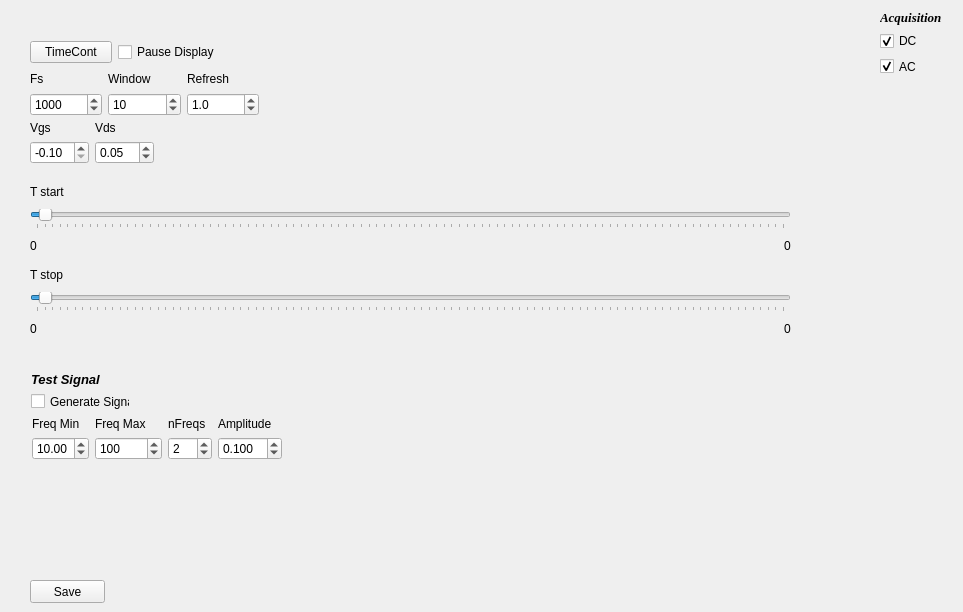
      <widget class="QWidget" name="tab_3">
       <attribute name="title">
        <string>TimePlot</string>
       </attribute>
       <widget class="QWidget" name="layoutWidget_5">
        <property name="geometry">
         <rect>
          <x>30</x>
          <y>180</y>
          <width>761</width>
          <height>160</height>
         </rect>
        </property>
        <layout class="QVBoxLayout" name="verticalLayout_43">
         <item>
          <layout class="QVBoxLayout" name="verticalLayout_40">
           <item>
            <widget class="QLabel" name="label_11">
             <property name="text">
              <string>T start</string>
             </property>
            </widget>
           </item>
           <item>
            <widget class="QSlider" name="SLTstart">
             <property name="value">
              <number>1</number>
             </property>
             <property name="tracking">
              <bool>false</bool>
             </property>
             <property name="orientation">
              <enum>Qt::Horizontal</enum>
             </property>
             <property name="tickPosition">
              <enum>QSlider::TicksBelow</enum>
             </property>
            </widget>
           </item>
           <item>
            <layout class="QHBoxLayout" name="horizontalLayout_9">
             <item>
              <widget class="QLabel" name="LblTstartMin">
               <property name="text">
                <string>0</string>
               </property>
              </widget>
             </item>
             <item>
              <spacer name="horizontalSpacer_4">
               <property name="orientation">
                <enum>Qt::Horizontal</enum>
               </property>
               <property name="sizeHint" stdset="0">
                <size>
                 <width>40</width>
                 <height>20</height>
                </size>
               </property>
              </spacer>
             </item>
             <item>
              <widget class="QLabel" name="LblTstartMax">
               <property name="text">
                <string>0</string>
               </property>
              </widget>
             </item>
            </layout>
           </item>
          </layout>
         </item>
         <item>
          <layout class="QVBoxLayout" name="verticalLayout_41">
           <item>
            <widget class="QLabel" name="label_12">
             <property name="text">
              <string>T stop</string>
             </property>
            </widget>
           </item>
           <item>
            <widget class="QSlider" name="SLTstop">
             <property name="value">
              <number>1</number>
             </property>
             <property name="tracking">
              <bool>false</bool>
             </property>
             <property name="orientation">
              <enum>Qt::Horizontal</enum>
             </property>
             <property name="tickPosition">
              <enum>QSlider::TicksBelow</enum>
             </property>
            </widget>
           </item>
           <item>
            <layout class="QHBoxLayout" name="horizontalLayout_10">
             <item>
              <widget class="QLabel" name="LblTstopMin">
               <property name="text">
                <string>0</string>
               </property>
              </widget>
             </item>
             <item>
              <spacer name="horizontalSpacer_3">
               <property name="orientation">
                <enum>Qt::Horizontal</enum>
               </property>
               <property name="sizeHint" stdset="0">
                <size>
                 <width>40</width>
                 <height>20</height>
                </size>
               </property>
              </spacer>
             </item>
             <item>
              <widget class="QLabel" name="LblStopMax">
               <property name="text">
                <string>0</string>
               </property>
              </widget>
             </item>
            </layout>
           </item>
          </layout>
         </item>
        </layout>
       </widget>
       <widget class="QWidget" name="layoutWidget_21">
        <property name="geometry">
         <rect>
          <x>30</x>
          <y>70</y>
          <width>229</width>
          <height>46</height>
         </rect>
        </property>
        <layout class="QHBoxLayout" name="horizontalLayout_27">
         <item>
          <layout class="QVBoxLayout" name="verticalLayout_78">
           <item>
            <widget class="QLabel" name="label_76">
             <property name="text">
              <string>Fs</string>
             </property>
            </widget>
           </item>
           <item>
            <widget class="QDoubleSpinBox" name="SpnFsTime">
             <property name="decimals">
              <number>0</number>
             </property>
             <property name="maximum">
              <double>200000.000000000000000</double>
             </property>
             <property name="singleStep">
              <double>100.000000000000000</double>
             </property>
             <property name="value">
              <double>1000.000000000000000</double>
             </property>
            </widget>
           </item>
          </layout>
         </item>
         <item>
          <layout class="QVBoxLayout" name="verticalLayout_79">
           <item>
            <widget class="QLabel" name="label_78">
             <property name="text">
              <string>Window</string>
             </property>
            </widget>
           </item>
           <item>
            <widget class="QSpinBox" name="SpnWindow">
             <property name="minimum">
              <number>1</number>
             </property>
             <property name="maximum">
              <number>100000</number>
             </property>
             <property name="value">
              <number>10</number>
             </property>
            </widget>
           </item>
          </layout>
         </item>
         <item>
          <layout class="QVBoxLayout" name="verticalLayout_80">
           <item>
            <widget class="QLabel" name="label_79">
             <property name="text">
              <string>Refresh</string>
             </property>
            </widget>
           </item>
           <item>
            <widget class="QDoubleSpinBox" name="SpnRefresh">
             <property name="decimals">
              <number>1</number>
             </property>
             <property name="minimum">
              <double>0.100000000000000</double>
             </property>
             <property name="maximum">
              <double>100.000000000000000</double>
             </property>
             <property name="value">
              <double>1.000000000000000</double>
             </property>
            </widget>
           </item>
          </layout>
         </item>
        </layout>
       </widget>
       <widget class="QWidget" name="layoutWidget_22">
        <property name="geometry">
         <rect>
          <x>30</x>
          <y>40</y>
          <width>190</width>
          <height>25</height>
         </rect>
        </property>
        <layout class="QHBoxLayout" name="horizontalLayout_28">
         <item>
          <widget class="QPushButton" name="ButCont">
           <property name="text">
            <string>TimeCont</string>
           </property>
          </widget>
         </item>
         <item>
          <widget class="QCheckBox" name="ChckPauseCont">
           <property name="text">
            <string>Pause Display</string>
           </property>
          </widget>
         </item>
        </layout>
       </widget>
       <widget class="QWidget" name="layoutWidget_23">
        <property name="geometry">
         <rect>
          <x>30</x>
          <y>120</y>
          <width>124</width>
          <height>44</height>
         </rect>
        </property>
        <layout class="QGridLayout" name="gridLayout_21">
         <item row="0" column="0">
          <widget class="QLabel" name="label_80">
           <property name="text">
            <string>Vgs</string>
           </property>
          </widget>
         </item>
         <item row="1" column="0">
          <widget class="QDoubleSpinBox" name="SpnSVgsTP">
           <property name="correctionMode">
            <enum>QAbstractSpinBox::CorrectToPreviousValue</enum>
           </property>
           <property name="minimum">
            <double>-0.100000000000000</double>
           </property>
           <property name="maximum">
            <double>0.600000000000000</double>
           </property>
           <property name="singleStep">
            <double>0.100000000000000</double>
           </property>
           <property name="value">
            <double>-0.100000000000000</double>
           </property>
          </widget>
         </item>
         <item row="0" column="1">
          <widget class="QLabel" name="label_81">
           <property name="text">
            <string>Vds</string>
           </property>
          </widget>
         </item>
         <item row="1" column="1">
          <widget class="QDoubleSpinBox" name="SpnSVdsTP">
           <property name="maximum">
            <double>0.100000000000000</double>
           </property>
           <property name="singleStep">
            <double>0.010000000000000</double>
           </property>
           <property name="value">
            <double>0.050000000000000</double>
           </property>
          </widget>
         </item>
        </layout>
       </widget>
       <widget class="QWidget" name="layoutWidget">
        <property name="geometry">
         <rect>
          <x>880</x>
          <y>10</y>
          <width>74</width>
          <height>66</height>
         </rect>
        </property>
        <layout class="QGridLayout" name="gridLayout_10">
         <item row="0" column="0">
          <widget class="QLabel" name="label_34">
           <property name="font">
            <font>
             <family>Times New Roman</family>
             <pointsize>10</pointsize>
             <weight>75</weight>
             <italic>true</italic>
             <bold>true</bold>
            </font>
           </property>
           <property name="text">
            <string>Acquisition</string>
           </property>
          </widget>
         </item>
         <item row="1" column="0">
          <layout class="QGridLayout" name="gridLayout_9">
           <item row="0" column="0">
            <widget class="QCheckBox" name="chckTpDC">
             <property name="text">
              <string>DC</string>
             </property>
             <property name="checkable">
              <bool>true</bool>
             </property>
             <property name="checked">
              <bool>true</bool>
             </property>
            </widget>
           </item>
           <item row="1" column="0">
            <widget class="QCheckBox" name="chckTpAC">
             <property name="text">
              <string>AC</string>
             </property>
             <property name="checkable">
              <bool>true</bool>
             </property>
             <property name="checked">
              <bool>true</bool>
             </property>
            </widget>
           </item>
          </layout>
         </item>
        </layout>
       </widget>
       <widget class="QPushButton" name="ButSaveCont">
        <property name="geometry">
         <rect>
          <x>30</x>
          <y>580</y>
          <width>75</width>
          <height>23</height>
         </rect>
        </property>
        <property name="text">
         <string>Save</string>
        </property>
       </widget>
       <widget class="QLabel" name="label_41">
        <property name="geometry">
         <rect>
          <x>31</x>
          <y>371</y>
          <width>72</width>
          <height>16</height>
         </rect>
        </property>
        <property name="font">
         <font>
          <pointsize>10</pointsize>
          <weight>75</weight>
          <italic>true</italic>
          <bold>true</bold>
         </font>
        </property>
        <property name="text">
         <string>Test Signal</string>
        </property>
       </widget>
       <widget class="QCheckBox" name="chckTestSig">
        <property name="geometry">
         <rect>
          <x>31</x>
          <y>393</y>
          <width>99</width>
          <height>17</height>
         </rect>
        </property>
        <property name="text">
         <string>Generate Signal</string>
        </property>
        <property name="checked">
         <bool>false</bool>
        </property>
       </widget>
       <widget class="QWidget" name="layoutWidget">
        <property name="geometry">
         <rect>
          <x>32</x>
          <y>417</y>
          <width>250</width>
          <height>43</height>
         </rect>
        </property>
        <layout class="QGridLayout" name="gridLayout_14">
         <item row="0" column="0">
          <layout class="QVBoxLayout" name="verticalLayout_22">
           <item>
            <widget class="QLabel" name="label_35">
             <property name="text">
              <string>Freq Min</string>
             </property>
            </widget>
           </item>
           <item>
            <widget class="QDoubleSpinBox" name="SpnTestFreqMin">
             <property name="singleStep">
              <double>0.010000000000000</double>
             </property>
             <property name="value">
              <double>10.000000000000000</double>
             </property>
            </widget>
           </item>
          </layout>
         </item>
         <item row="0" column="1">
          <layout class="QVBoxLayout" name="verticalLayout_23">
           <item>
            <widget class="QLabel" name="label_36">
             <property name="text">
              <string>Freq Max</string>
             </property>
            </widget>
           </item>
           <item>
            <widget class="QSpinBox" name="SpnTestFreqMax">
             <property name="maximum">
              <number>10000000</number>
             </property>
             <property name="value">
              <number>100</number>
             </property>
            </widget>
           </item>
          </layout>
         </item>
         <item row="0" column="2">
          <layout class="QVBoxLayout" name="verticalLayout_29">
           <item>
            <widget class="QLabel" name="label_39">
             <property name="text">
              <string>nFreqs</string>
             </property>
            </widget>
           </item>
           <item>
            <widget class="QSpinBox" name="SpnTestNFreqs">
             <property name="value">
              <number>2</number>
             </property>
            </widget>
           </item>
          </layout>
         </item>
         <item row="0" column="3">
          <layout class="QVBoxLayout" name="verticalLayout_30">
           <item>
            <widget class="QLabel" name="label_40">
             <property name="text">
              <string>Amplitude</string>
             </property>
            </widget>
           </item>
           <item>
            <widget class="QDoubleSpinBox" name="SpnTestAmp">
             <property name="decimals">
              <number>3</number>
             </property>
             <property name="maximum">
              <double>75.000000000000000</double>
             </property>
             <property name="value">
              <double>0.100000000000000</double>
             </property>
            </widget>
           </item>
          </layout>
         </item>
        </layout>
       </widget>
      </widget>
